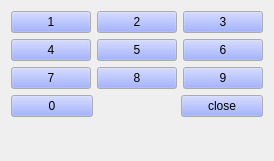
  <widget class="QWidget" name="layoutWidget">
   <property name="geometry">
    <rect>
     <x>293</x>
     <y>0</y>
     <width>111</width>
     <height>161</height>
    </rect>
   </property>
   <layout class="QVBoxLayout" name="verticalLayout">
    <item>
     <layout class="QGridLayout" name="gridLayout">
      <item row="2" column="2">
       <widget class="QPushButton" name="panelButton_9">
        <property name="sizePolicy">
         <sizepolicy hsizetype="Expanding" vsizetype="Expanding">
          <horstretch>0</horstretch>
          <verstretch>0</verstretch>
         </sizepolicy>
        </property>
        <property name="minimumSize">
         <size>
          <width>0</width>
          <height>0</height>
         </size>
        </property>
        <property name="palette">
         <palette>
          <active>
           <colorrole role="Button">
            <brush brushstyle="SolidPattern">
             <color alpha="255">
              <red>131</red>
              <green>150</green>
              <blue>255</blue>
             </color>
            </brush>
           </colorrole>
           <colorrole role="Shadow">
            <brush brushstyle="SolidPattern">
             <color alpha="255">
              <red>170</red>
              <green>2</green>
              <blue>4</blue>
             </color>
            </brush>
           </colorrole>
          </active>
          <inactive>
           <colorrole role="Button">
            <brush brushstyle="SolidPattern">
             <color alpha="255">
              <red>131</red>
              <green>150</green>
              <blue>255</blue>
             </color>
            </brush>
           </colorrole>
           <colorrole role="Shadow">
            <brush brushstyle="SolidPattern">
             <color alpha="255">
              <red>170</red>
              <green>2</green>
              <blue>4</blue>
             </color>
            </brush>
           </colorrole>
          </inactive>
          <disabled>
           <colorrole role="Button">
            <brush brushstyle="SolidPattern">
             <color alpha="255">
              <red>131</red>
              <green>150</green>
              <blue>255</blue>
             </color>
            </brush>
           </colorrole>
           <colorrole role="Shadow">
            <brush brushstyle="SolidPattern">
             <color alpha="255">
              <red>170</red>
              <green>2</green>
              <blue>4</blue>
             </color>
            </brush>
           </colorrole>
          </disabled>
         </palette>
        </property>
        <property name="focusPolicy">
         <enum>Qt::NoFocus</enum>
        </property>
        <property name="text">
         <string>9</string>
        </property>
        <property name="checkable">
         <bool>false</bool>
        </property>
        <property name="lylbuttonValue" stdset="0">
         <number>57</number>
        </property>
       </widget>
      </item>
      <item row="1" column="0">
       <widget class="QPushButton" name="panelButton_4">
        <property name="sizePolicy">
         <sizepolicy hsizetype="Expanding" vsizetype="Expanding">
          <horstretch>0</horstretch>
          <verstretch>0</verstretch>
         </sizepolicy>
        </property>
        <property name="minimumSize">
         <size>
          <width>0</width>
          <height>0</height>
         </size>
        </property>
        <property name="palette">
         <palette>
          <active>
           <colorrole role="Button">
            <brush brushstyle="SolidPattern">
             <color alpha="255">
              <red>131</red>
              <green>150</green>
              <blue>255</blue>
             </color>
            </brush>
           </colorrole>
           <colorrole role="Shadow">
            <brush brushstyle="SolidPattern">
             <color alpha="255">
              <red>170</red>
              <green>2</green>
              <blue>4</blue>
             </color>
            </brush>
           </colorrole>
          </active>
          <inactive>
           <colorrole role="Button">
            <brush brushstyle="SolidPattern">
             <color alpha="255">
              <red>131</red>
              <green>150</green>
              <blue>255</blue>
             </color>
            </brush>
           </colorrole>
           <colorrole role="Shadow">
            <brush brushstyle="SolidPattern">
             <color alpha="255">
              <red>170</red>
              <green>2</green>
              <blue>4</blue>
             </color>
            </brush>
           </colorrole>
          </inactive>
          <disabled>
           <colorrole role="Button">
            <brush brushstyle="SolidPattern">
             <color alpha="255">
              <red>131</red>
              <green>150</green>
              <blue>255</blue>
             </color>
            </brush>
           </colorrole>
           <colorrole role="Shadow">
            <brush brushstyle="SolidPattern">
             <color alpha="255">
              <red>170</red>
              <green>2</green>
              <blue>4</blue>
             </color>
            </brush>
           </colorrole>
          </disabled>
         </palette>
        </property>
        <property name="focusPolicy">
         <enum>Qt::NoFocus</enum>
        </property>
        <property name="text">
         <string>4</string>
        </property>
        <property name="checkable">
         <bool>false</bool>
        </property>
        <property name="lylbuttonValue" stdset="0">
         <number>52</number>
        </property>
       </widget>
      </item>
      <item row="1" column="1">
       <widget class="QPushButton" name="panelButton_5">
        <property name="sizePolicy">
         <sizepolicy hsizetype="Expanding" vsizetype="Expanding">
          <horstretch>0</horstretch>
          <verstretch>0</verstretch>
         </sizepolicy>
        </property>
        <property name="minimumSize">
         <size>
          <width>0</width>
          <height>0</height>
         </size>
        </property>
        <property name="palette">
         <palette>
          <active>
           <colorrole role="Button">
            <brush brushstyle="SolidPattern">
             <color alpha="255">
              <red>131</red>
              <green>150</green>
              <blue>255</blue>
             </color>
            </brush>
           </colorrole>
           <colorrole role="Shadow">
            <brush brushstyle="SolidPattern">
             <color alpha="255">
              <red>170</red>
              <green>2</green>
              <blue>4</blue>
             </color>
            </brush>
           </colorrole>
          </active>
          <inactive>
           <colorrole role="Button">
            <brush brushstyle="SolidPattern">
             <color alpha="255">
              <red>131</red>
              <green>150</green>
              <blue>255</blue>
             </color>
            </brush>
           </colorrole>
           <colorrole role="Shadow">
            <brush brushstyle="SolidPattern">
             <color alpha="255">
              <red>170</red>
              <green>2</green>
              <blue>4</blue>
             </color>
            </brush>
           </colorrole>
          </inactive>
          <disabled>
           <colorrole role="Button">
            <brush brushstyle="SolidPattern">
             <color alpha="255">
              <red>131</red>
              <green>150</green>
              <blue>255</blue>
             </color>
            </brush>
           </colorrole>
           <colorrole role="Shadow">
            <brush brushstyle="SolidPattern">
             <color alpha="255">
              <red>170</red>
              <green>2</green>
              <blue>4</blue>
             </color>
            </brush>
           </colorrole>
          </disabled>
         </palette>
        </property>
        <property name="focusPolicy">
         <enum>Qt::NoFocus</enum>
        </property>
        <property name="text">
         <string>5</string>
        </property>
        <property name="checkable">
         <bool>false</bool>
        </property>
        <property name="lylbuttonValue" stdset="0">
         <number>53</number>
        </property>
       </widget>
      </item>
      <item row="1" column="2">
       <widget class="QPushButton" name="panelButton_6">
        <property name="sizePolicy">
         <sizepolicy hsizetype="Expanding" vsizetype="Expanding">
          <horstretch>0</horstretch>
          <verstretch>0</verstretch>
         </sizepolicy>
        </property>
        <property name="minimumSize">
         <size>
          <width>0</width>
          <height>0</height>
         </size>
        </property>
        <property name="palette">
         <palette>
          <active>
           <colorrole role="Button">
            <brush brushstyle="SolidPattern">
             <color alpha="255">
              <red>131</red>
              <green>150</green>
              <blue>255</blue>
             </color>
            </brush>
           </colorrole>
           <colorrole role="Shadow">
            <brush brushstyle="SolidPattern">
             <color alpha="255">
              <red>170</red>
              <green>2</green>
              <blue>4</blue>
             </color>
            </brush>
           </colorrole>
          </active>
          <inactive>
           <colorrole role="Button">
            <brush brushstyle="SolidPattern">
             <color alpha="255">
              <red>131</red>
              <green>150</green>
              <blue>255</blue>
             </color>
            </brush>
           </colorrole>
           <colorrole role="Shadow">
            <brush brushstyle="SolidPattern">
             <color alpha="255">
              <red>170</red>
              <green>2</green>
              <blue>4</blue>
             </color>
            </brush>
           </colorrole>
          </inactive>
          <disabled>
           <colorrole role="Button">
            <brush brushstyle="SolidPattern">
             <color alpha="255">
              <red>131</red>
              <green>150</green>
              <blue>255</blue>
             </color>
            </brush>
           </colorrole>
           <colorrole role="Shadow">
            <brush brushstyle="SolidPattern">
             <color alpha="255">
              <red>170</red>
              <green>2</green>
              <blue>4</blue>
             </color>
            </brush>
           </colorrole>
          </disabled>
         </palette>
        </property>
        <property name="focusPolicy">
         <enum>Qt::NoFocus</enum>
        </property>
        <property name="text">
         <string>6</string>
        </property>
        <property name="checkable">
         <bool>false</bool>
        </property>
        <property name="lylbuttonValue" stdset="0">
         <number>54</number>
        </property>
       </widget>
      </item>
      <item row="0" column="1">
       <widget class="QPushButton" name="panelButton_2">
        <property name="sizePolicy">
         <sizepolicy hsizetype="Expanding" vsizetype="Expanding">
          <horstretch>0</horstretch>
          <verstretch>0</verstretch>
         </sizepolicy>
        </property>
        <property name="minimumSize">
         <size>
          <width>0</width>
          <height>0</height>
         </size>
        </property>
        <property name="palette">
         <palette>
          <active>
           <colorrole role="Button">
            <brush brushstyle="SolidPattern">
             <color alpha="255">
              <red>131</red>
              <green>150</green>
              <blue>255</blue>
             </color>
            </brush>
           </colorrole>
           <colorrole role="Shadow">
            <brush brushstyle="SolidPattern">
             <color alpha="255">
              <red>170</red>
              <green>2</green>
              <blue>4</blue>
             </color>
            </brush>
           </colorrole>
          </active>
          <inactive>
           <colorrole role="Button">
            <brush brushstyle="SolidPattern">
             <color alpha="255">
              <red>131</red>
              <green>150</green>
              <blue>255</blue>
             </color>
            </brush>
           </colorrole>
           <colorrole role="Shadow">
            <brush brushstyle="SolidPattern">
             <color alpha="255">
              <red>170</red>
              <green>2</green>
              <blue>4</blue>
             </color>
            </brush>
           </colorrole>
          </inactive>
          <disabled>
           <colorrole role="Button">
            <brush brushstyle="SolidPattern">
             <color alpha="255">
              <red>131</red>
              <green>150</green>
              <blue>255</blue>
             </color>
            </brush>
           </colorrole>
           <colorrole role="Shadow">
            <brush brushstyle="SolidPattern">
             <color alpha="255">
              <red>170</red>
              <green>2</green>
              <blue>4</blue>
             </color>
            </brush>
           </colorrole>
          </disabled>
         </palette>
        </property>
        <property name="focusPolicy">
         <enum>Qt::NoFocus</enum>
        </property>
        <property name="text">
         <string>2</string>
        </property>
        <property name="checkable">
         <bool>false</bool>
        </property>
        <property name="lylbuttonValue" stdset="0">
         <number>50</number>
        </property>
       </widget>
      </item>
      <item row="0" column="2">
       <widget class="QPushButton" name="panelButton_3">
        <property name="sizePolicy">
         <sizepolicy hsizetype="Expanding" vsizetype="Expanding">
          <horstretch>0</horstretch>
          <verstretch>0</verstretch>
         </sizepolicy>
        </property>
        <property name="minimumSize">
         <size>
          <width>0</width>
          <height>0</height>
         </size>
        </property>
        <property name="palette">
         <palette>
          <active>
           <colorrole role="Button">
            <brush brushstyle="SolidPattern">
             <color alpha="255">
              <red>131</red>
              <green>150</green>
              <blue>255</blue>
             </color>
            </brush>
           </colorrole>
           <colorrole role="Shadow">
            <brush brushstyle="SolidPattern">
             <color alpha="255">
              <red>170</red>
              <green>2</green>
              <blue>4</blue>
             </color>
            </brush>
           </colorrole>
          </active>
          <inactive>
           <colorrole role="Button">
            <brush brushstyle="SolidPattern">
             <color alpha="255">
              <red>131</red>
              <green>150</green>
              <blue>255</blue>
             </color>
            </brush>
           </colorrole>
           <colorrole role="Shadow">
            <brush brushstyle="SolidPattern">
             <color alpha="255">
              <red>170</red>
              <green>2</green>
              <blue>4</blue>
             </color>
            </brush>
           </colorrole>
          </inactive>
          <disabled>
           <colorrole role="Button">
            <brush brushstyle="SolidPattern">
             <color alpha="255">
              <red>131</red>
              <green>150</green>
              <blue>255</blue>
             </color>
            </brush>
           </colorrole>
           <colorrole role="Shadow">
            <brush brushstyle="SolidPattern">
             <color alpha="255">
              <red>170</red>
              <green>2</green>
              <blue>4</blue>
             </color>
            </brush>
           </colorrole>
          </disabled>
         </palette>
        </property>
        <property name="focusPolicy">
         <enum>Qt::NoFocus</enum>
        </property>
        <property name="text">
         <string>3</string>
        </property>
        <property name="checkable">
         <bool>false</bool>
        </property>
        <property name="lylbuttonValue" stdset="0">
         <number>51</number>
        </property>
       </widget>
      </item>
      <item row="0" column="0">
       <widget class="QPushButton" name="panelButton_1">
        <property name="sizePolicy">
         <sizepolicy hsizetype="Expanding" vsizetype="Expanding">
          <horstretch>0</horstretch>
          <verstretch>0</verstretch>
         </sizepolicy>
        </property>
        <property name="minimumSize">
         <size>
          <width>0</width>
          <height>0</height>
         </size>
        </property>
        <property name="palette">
         <palette>
          <active>
           <colorrole role="Button">
            <brush brushstyle="SolidPattern">
             <color alpha="255">
              <red>131</red>
              <green>150</green>
              <blue>255</blue>
             </color>
            </brush>
           </colorrole>
           <colorrole role="Shadow">
            <brush brushstyle="SolidPattern">
             <color alpha="255">
              <red>170</red>
              <green>2</green>
              <blue>4</blue>
             </color>
            </brush>
           </colorrole>
          </active>
          <inactive>
           <colorrole role="Button">
            <brush brushstyle="SolidPattern">
             <color alpha="255">
              <red>131</red>
              <green>150</green>
              <blue>255</blue>
             </color>
            </brush>
           </colorrole>
           <colorrole role="Shadow">
            <brush brushstyle="SolidPattern">
             <color alpha="255">
              <red>170</red>
              <green>2</green>
              <blue>4</blue>
             </color>
            </brush>
           </colorrole>
          </inactive>
          <disabled>
           <colorrole role="Button">
            <brush brushstyle="SolidPattern">
             <color alpha="255">
              <red>131</red>
              <green>150</green>
              <blue>255</blue>
             </color>
            </brush>
           </colorrole>
           <colorrole role="Shadow">
            <brush brushstyle="SolidPattern">
             <color alpha="255">
              <red>170</red>
              <green>2</green>
              <blue>4</blue>
             </color>
            </brush>
           </colorrole>
          </disabled>
         </palette>
        </property>
        <property name="focusPolicy">
         <enum>Qt::NoFocus</enum>
        </property>
        <property name="text">
         <string>1</string>
        </property>
        <property name="checkable">
         <bool>false</bool>
        </property>
        <property name="lylbuttonValue" stdset="0">
         <number>49</number>
        </property>
       </widget>
      </item>
      <item row="2" column="0">
       <widget class="QPushButton" name="panelButton_7">
        <property name="sizePolicy">
         <sizepolicy hsizetype="Expanding" vsizetype="Expanding">
          <horstretch>0</horstretch>
          <verstretch>0</verstretch>
         </sizepolicy>
        </property>
        <property name="minimumSize">
         <size>
          <width>0</width>
          <height>0</height>
         </size>
        </property>
        <property name="palette">
         <palette>
          <active>
           <colorrole role="Button">
            <brush brushstyle="SolidPattern">
             <color alpha="255">
              <red>131</red>
              <green>150</green>
              <blue>255</blue>
             </color>
            </brush>
           </colorrole>
           <colorrole role="Shadow">
            <brush brushstyle="SolidPattern">
             <color alpha="255">
              <red>170</red>
              <green>2</green>
              <blue>4</blue>
             </color>
            </brush>
           </colorrole>
          </active>
          <inactive>
           <colorrole role="Button">
            <brush brushstyle="SolidPattern">
             <color alpha="255">
              <red>131</red>
              <green>150</green>
              <blue>255</blue>
             </color>
            </brush>
           </colorrole>
           <colorrole role="Shadow">
            <brush brushstyle="SolidPattern">
             <color alpha="255">
              <red>170</red>
              <green>2</green>
              <blue>4</blue>
             </color>
            </brush>
           </colorrole>
          </inactive>
          <disabled>
           <colorrole role="Button">
            <brush brushstyle="SolidPattern">
             <color alpha="255">
              <red>131</red>
              <green>150</green>
              <blue>255</blue>
             </color>
            </brush>
           </colorrole>
           <colorrole role="Shadow">
            <brush brushstyle="SolidPattern">
             <color alpha="255">
              <red>170</red>
              <green>2</green>
              <blue>4</blue>
             </color>
            </brush>
           </colorrole>
          </disabled>
         </palette>
        </property>
        <property name="focusPolicy">
         <enum>Qt::NoFocus</enum>
        </property>
        <property name="text">
         <string>7</string>
        </property>
        <property name="checkable">
         <bool>false</bool>
        </property>
        <property name="lylbuttonValue" stdset="0">
         <number>55</number>
        </property>
       </widget>
      </item>
      <item row="2" column="1">
       <widget class="QPushButton" name="panelButton_8">
        <property name="sizePolicy">
         <sizepolicy hsizetype="Expanding" vsizetype="Expanding">
          <horstretch>0</horstretch>
          <verstretch>0</verstretch>
         </sizepolicy>
        </property>
        <property name="minimumSize">
         <size>
          <width>0</width>
          <height>0</height>
         </size>
        </property>
        <property name="palette">
         <palette>
          <active>
           <colorrole role="Button">
            <brush brushstyle="SolidPattern">
             <color alpha="255">
              <red>131</red>
              <green>150</green>
              <blue>255</blue>
             </color>
            </brush>
           </colorrole>
           <colorrole role="Shadow">
            <brush brushstyle="SolidPattern">
             <color alpha="255">
              <red>170</red>
              <green>2</green>
              <blue>4</blue>
             </color>
            </brush>
           </colorrole>
          </active>
          <inactive>
           <colorrole role="Button">
            <brush brushstyle="SolidPattern">
             <color alpha="255">
              <red>131</red>
              <green>150</green>
              <blue>255</blue>
             </color>
            </brush>
           </colorrole>
           <colorrole role="Shadow">
            <brush brushstyle="SolidPattern">
             <color alpha="255">
              <red>170</red>
              <green>2</green>
              <blue>4</blue>
             </color>
            </brush>
           </colorrole>
          </inactive>
          <disabled>
           <colorrole role="Button">
            <brush brushstyle="SolidPattern">
             <color alpha="255">
              <red>131</red>
              <green>150</green>
              <blue>255</blue>
             </color>
            </brush>
           </colorrole>
           <colorrole role="Shadow">
            <brush brushstyle="SolidPattern">
             <color alpha="255">
              <red>170</red>
              <green>2</green>
              <blue>4</blue>
             </color>
            </brush>
           </colorrole>
          </disabled>
         </palette>
        </property>
        <property name="focusPolicy">
         <enum>Qt::NoFocus</enum>
        </property>
        <property name="text">
         <string>8</string>
        </property>
        <property name="checkable">
         <bool>false</bool>
        </property>
        <property name="lylbuttonValue" stdset="0">
         <number>56</number>
        </property>
       </widget>
      </item>
     </layout>
    </item>
    <item>
     <layout class="QHBoxLayout" name="horizontalLayout">
      <item>
       <widget class="QPushButton" name="panelButton_0">
        <property name="sizePolicy">
         <sizepolicy hsizetype="Expanding" vsizetype="Expanding">
          <horstretch>0</horstretch>
          <verstretch>0</verstretch>
         </sizepolicy>
        </property>
        <property name="minimumSize">
         <size>
          <width>0</width>
          <height>0</height>
         </size>
        </property>
        <property name="palette">
         <palette>
          <active>
           <colorrole role="Button">
            <brush brushstyle="SolidPattern">
             <color alpha="255">
              <red>131</red>
              <green>150</green>
              <blue>255</blue>
             </color>
            </brush>
           </colorrole>
           <colorrole role="Shadow">
            <brush brushstyle="SolidPattern">
             <color alpha="255">
              <red>170</red>
              <green>2</green>
              <blue>4</blue>
             </color>
            </brush>
           </colorrole>
          </active>
          <inactive>
           <colorrole role="Button">
            <brush brushstyle="SolidPattern">
             <color alpha="255">
              <red>131</red>
              <green>150</green>
              <blue>255</blue>
             </color>
            </brush>
           </colorrole>
           <colorrole role="Shadow">
            <brush brushstyle="SolidPattern">
             <color alpha="255">
              <red>170</red>
              <green>2</green>
              <blue>4</blue>
             </color>
            </brush>
           </colorrole>
          </inactive>
          <disabled>
           <colorrole role="Button">
            <brush brushstyle="SolidPattern">
             <color alpha="255">
              <red>131</red>
              <green>150</green>
              <blue>255</blue>
             </color>
            </brush>
           </colorrole>
           <colorrole role="Shadow">
            <brush brushstyle="SolidPattern">
             <color alpha="255">
              <red>170</red>
              <green>2</green>
              <blue>4</blue>
             </color>
            </brush>
           </colorrole>
          </disabled>
         </palette>
        </property>
        <property name="focusPolicy">
         <enum>Qt::NoFocus</enum>
        </property>
        <property name="text">
         <string>0</string>
        </property>
        <property name="checkable">
         <bool>false</bool>
        </property>
        <property name="lylbuttonValue" stdset="0">
         <number>48</number>
        </property>
       </widget>
      </item>
      <item>
       <spacer name="horizontalSpacer">
        <property name="orientation">
         <enum>Qt::Horizontal</enum>
        </property>
        <property name="sizeHint" stdset="0">
         <size>
          <width>40</width>
          <height>20</height>
         </size>
        </property>
       </spacer>
      </item>
      <item>
       <widget class="QPushButton" name="closeBtn">
        <property name="sizePolicy">
         <sizepolicy hsizetype="Expanding" vsizetype="Expanding">
          <horstretch>0</horstretch>
          <verstretch>0</verstretch>
         </sizepolicy>
        </property>
        <property name="minimumSize">
         <size>
          <width>0</width>
          <height>0</height>
         </size>
        </property>
        <property name="palette">
         <palette>
          <active>
           <colorrole role="Button">
            <brush brushstyle="SolidPattern">
             <color alpha="255">
              <red>131</red>
              <green>150</green>
              <blue>255</blue>
             </color>
            </brush>
           </colorrole>
           <colorrole role="Shadow">
            <brush brushstyle="SolidPattern">
             <color alpha="255">
              <red>170</red>
              <green>2</green>
              <blue>4</blue>
             </color>
            </brush>
           </colorrole>
          </active>
          <inactive>
           <colorrole role="Button">
            <brush brushstyle="SolidPattern">
             <color alpha="255">
              <red>131</red>
              <green>150</green>
              <blue>255</blue>
             </color>
            </brush>
           </colorrole>
           <colorrole role="Shadow">
            <brush brushstyle="SolidPattern">
             <color alpha="255">
              <red>170</red>
              <green>2</green>
              <blue>4</blue>
             </color>
            </brush>
           </colorrole>
          </inactive>
          <disabled>
           <colorrole role="Button">
            <brush brushstyle="SolidPattern">
             <color alpha="255">
              <red>131</red>
              <green>150</green>
              <blue>255</blue>
             </color>
            </brush>
           </colorrole>
           <colorrole role="Shadow">
            <brush brushstyle="SolidPattern">
             <color alpha="255">
              <red>170</red>
              <green>2</green>
              <blue>4</blue>
             </color>
            </brush>
           </colorrole>
          </disabled>
         </palette>
        </property>
        <property name="focusPolicy">
         <enum>Qt::NoFocus</enum>
        </property>
        <property name="text">
         <string>close</string>
        </property>
        <property name="checkable">
         <bool>false</bool>
        </property>
        <property name="lylbuttonValue" stdset="0">
         <char>
          <unicode>48</unicode>
         </char>
        </property>
       </widget>
      </item>
     </layout>
    </item>
    <item>
     <spacer name="verticalSpacer">
      <property name="orientation">
       <enum>Qt::Vertical</enum>
      </property>
      <property name="sizeHint" stdset="0">
       <size>
        <width>20</width>
        <height>40</height>
       </size>
      </property>
     </spacer>
    </item>
   </layout>
  </widget>
